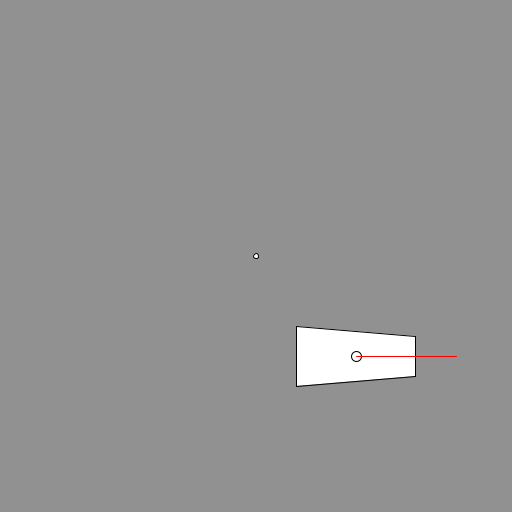
Frame 1 (no input)
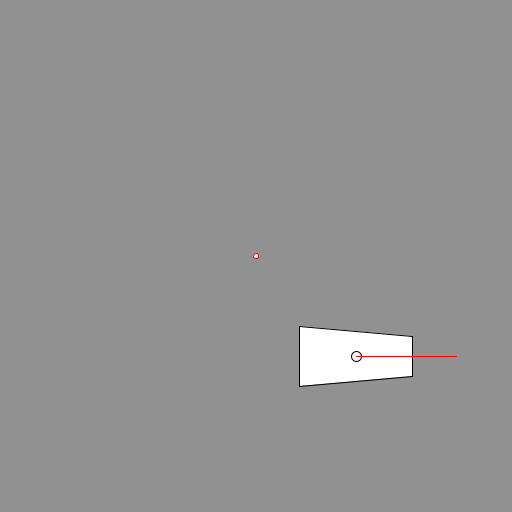
Frame 60 (the mouse pressed at the canvas centre just before this capture)
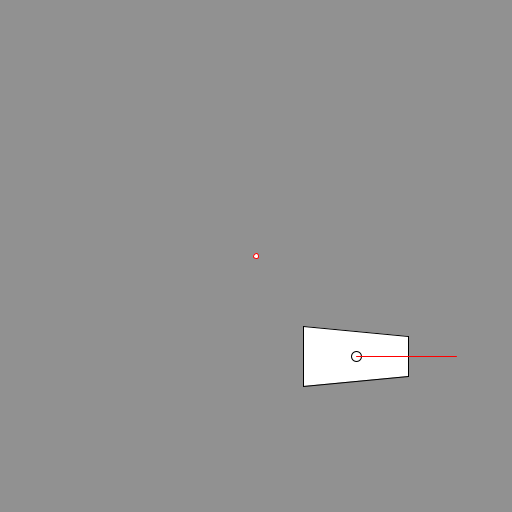
Frame 120 (the mouse held since frame 60 and released just before this capture)

The Processing sketch that drew these frames (run headless with seeded random() and noise(); from frame 60 on, the mouse is pressed at the canvas centre):

// Processing sketch: sketch_11_escala
// ── sketch_11_escala.pde
Carrito carro;
float delta;
void setup() {
  size (512, 512);
  carro = new Carrito(100, 100);
  delta = 1.0; 
}

void draw() {
  background(145);
  translate(width/2, height/2);
  circle(0,0, 5);
  delta-= 0.001;
  //carro.EscalaLocal(1, delta);
  carro.EscalaLocal(delta, 1);
  carro.Dibujar();
}


void keyPressed() {
  if (key == CODED) {
    textSize(32);
    //  UP, DOWN, LEFT, RIGHT
    if (keyCode == UP) {
      text("UP", 400,400);
      carro.Adelante(5);
    } else if (keyCode == DOWN) {
      text("DOWN", 400,400);
      carro.Atras(5);
    } else if (keyCode == LEFT) {
      text("LEFT", 400,400);
      carro.RotacionLocal(radians(-1));
    } else if (keyCode == RIGHT) {
      text("RIGHT", 400,400);
      carro.RotacionLocal(radians(1));
    } 
  } 
}

// ── Carrito.pde
class Carrito {
  PVector centro;
  PVector ejeX;
  float rotacion;
  float radio;
  float escalaX;
  float escalaY;
  ArrayList<PVector> vertices;
  
  Carrito (float x, float y) {
    escalaX = 1.0;
    escalaY = 1.0;
    centro = new PVector(x, y);
    vertices = new ArrayList<PVector>();
    vertices.add(new PVector(60, 20));
    vertices.add(new PVector(-60, 30));
    vertices.add(new PVector(-60, -30));
    vertices.add(new PVector(60, -20));
    rotacion = 0;
    radio = 100;
    ejeX = new PVector(radio * cos (rotacion), radio * sin (rotacion));
  }
  
  void Dibujar () {
    ejeX.set(radio * cos (rotacion), radio * sin (rotacion));
    stroke(0);
    beginShape();
    for (PVector v : vertices) {
      PVector vv = 
      new PVector(v.x * escalaX, v.y * escalaY);
      vv.rotate(rotacion); // Rotación
      vv.add(centro); // Traslación
      vertex(vv.x, vv.y);
    }
    endShape(CLOSE);
    circle(centro.x, centro.y,10);
    stroke(255, 0, 0 );
    line(centro.x, centro.y,centro.x+ ejeX.x , centro.y+ ejeX.y  );
  }
  
  void Trasladar (float dx, float dy) {
    centro.add(new PVector(dx, dy));
  }
  
  void Rotar (float theta) {
    float x = centro.x * cos(theta) + centro.y * sin(theta);
    float y = -centro.x * sin(theta) + centro.y * cos(theta);
    centro.set(x, y);
    
    //centro.x = x;
    //centro.y = y;
  }
  
  void RotarPVector(float angulo) {
    centro.rotate(angulo);
  }
  
  void RotacionLocal(float angulo) {
    rotacion += angulo;
  }
  
  void Adelante(float desplazamiento) {
    centro.add(ejeX.normalize().mult(desplazamiento));
  }
  
  void Atras(float desplazamiento) {
    centro.add(ejeX.normalize().mult(-desplazamiento));
  }
  
  void Escala(float alpha) {
    centro.mult(alpha);
  }
  
  void EscalaLocal(float alpha) {
    escalaX = alpha;
    escalaY = alpha;
  }
 
  void EscalaLocal(float ex, float ey) {
    escalaX = ex;
    escalaY = ey;
  }
  
}
